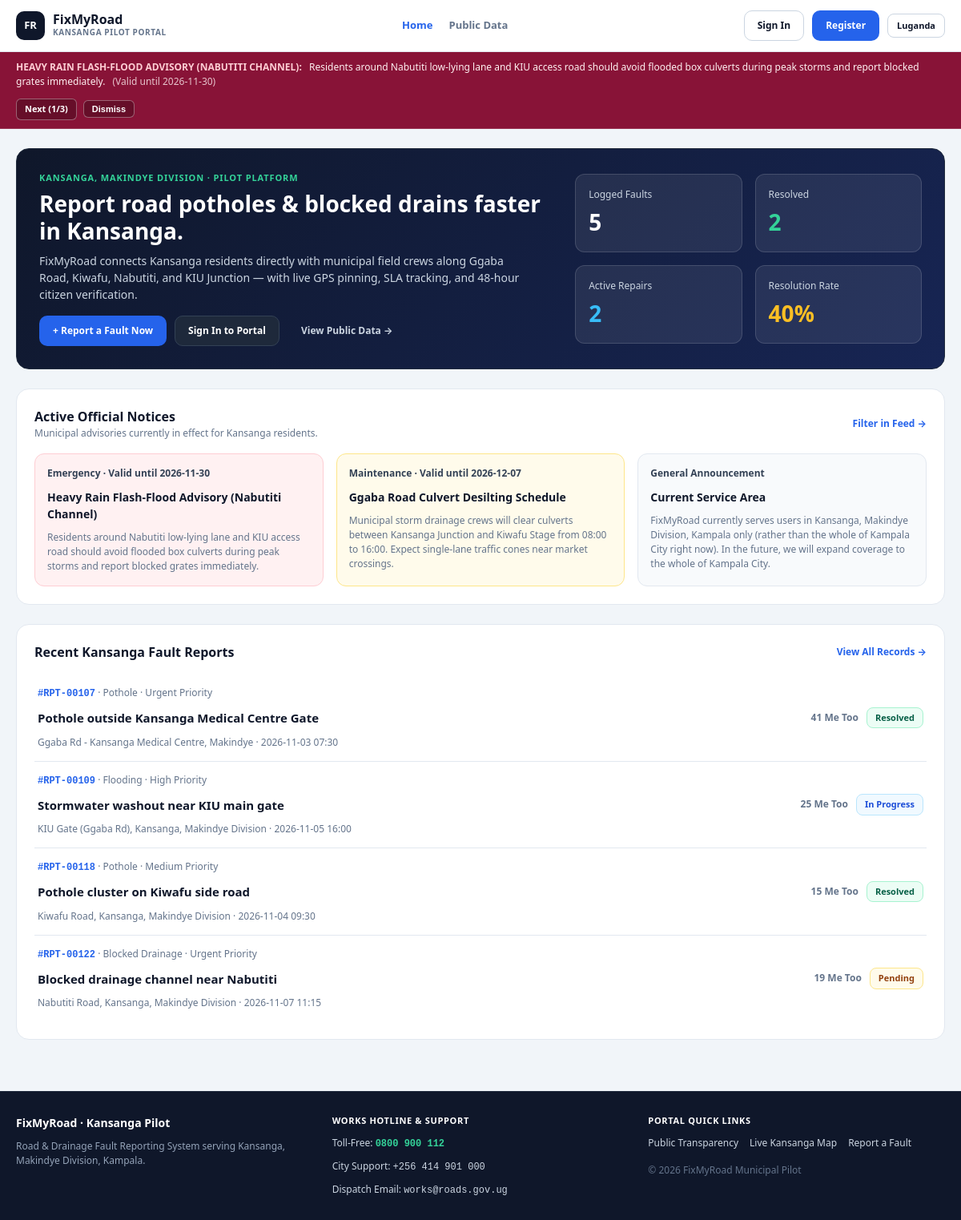
The page / on the database its author committed.
### tables this page shows
CREATE TABLE `official_notices` (
  `id` VARCHAR(32) NOT NULL PRIMARY KEY,
  `title` VARCHAR(140) NOT NULL,
  `message` TEXT NOT NULL,
  `category` ENUM('Emergency', 'Maintenance', 'General Announcement') NOT NULL DEFAULT 'General Announcement',
  `status` ENUM('active', 'archived') NOT NULL DEFAULT 'active',
  `expires_at` DATE DEFAULT NULL,
  `posted_by` VARCHAR(120) NOT NULL,
  `posted_by_id` VARCHAR(40) DEFAULT NULL,
  `archived_at` DATETIME DEFAULT NULL,
  `created_at` DATETIME NOT NULL DEFAULT CURRENT_TIMESTAMP,
  `updated_at` DATETIME NOT NULL DEFAULT CURRENT_TIMESTAMP ON UPDATE CURRENT_TIMESTAMP
);

CREATE TABLE `reports` (
  `id` VARCHAR(32) NOT NULL PRIMARY KEY,
  `title` VARCHAR(180) NOT NULL,
  `category` ENUM('Pothole', 'Blocked Drainage', 'Flooding', 'Damaged Road', 'Broken Streetlight', 'Other') NOT NULL DEFAULT 'Pothole',
  `description` TEXT NOT NULL,
  `location` VARCHAR(220) NOT NULL,
  `area` VARCHAR(120) NOT NULL DEFAULT 'Kansanga (Makindye)',
  `lat` DECIMAL(10, 6) NOT NULL DEFAULT 0.283500,
  `lng` DECIMAL(10, 6) NOT NULL DEFAULT 32.609500,
  `priority` ENUM('Urgent', 'High', 'Medium', 'Low') NOT NULL DEFAULT 'Medium',
  `status` ENUM('Pending', 'In Progress', 'Resolved', 'Rejected') NOT NULL DEFAULT 'Pending',
  `reported_by` VARCHAR(120) NOT NULL,
  `reported_by_email` VARCHAR(160) NOT NULL,
  `report_date` VARCHAR(32) NOT NULL,
  `sla_deadline` VARCHAR(32) NOT NULL,
  `escalated` TINYINT(1) NOT NULL DEFAULT 0,
  `escalation_reason` VARCHAR(255) DEFAULT NULL,
  `assigned_officer` VARCHAR(120) DEFAULT NULL,
  `upvotes` INT NOT NULL DEFAULT 1,
  `before_photo` VARCHAR(500) DEFAULT NULL,
  `after_photo` VARCHAR(500) DEFAULT NULL,
  `resolved_at` DATETIME DEFAULT NULL,
  `confirmation_state` ENUM('none', 'awaiting_confirmation', 'confirmed', 'reopened') NOT NULL DEFAULT 'none',
  `confirmation_expires_at` DATETIME DEFAULT NULL,
  `confirmed_by` VARCHAR(120) DEFAULT NULL,
  `reopen_reason` VARCHAR(500) DEFAULT NULL,
  `feedback_rating` TINYINT DEFAULT NULL,
  `feedback_comment` TEXT DEFAULT NULL,
  `feedback_author` VARCHAR(120) DEFAULT NULL,
  `created_at` DATETIME NOT NULL DEFAULT CURRENT_TIMESTAMP
);

### includes/i18n.php (called while the page is built)
<?php
function t(string $key): string {
    $lang = $_SESSION['lang'] ?? 'en';
    $lg = [
        'home' => 'Awaka',
        'report' => 'Loopa obuzibu',
        'public' => 'Ebikwata ku bantu',
        'signin' => 'Yingira',
        'register' => 'Wewandiise',
        'signout' => 'Fuluma',
    ];
    $en = [
        'home' => 'Home',
        'report' => 'Report Fault',
        'public' => 'Public Data',
        'signin' => 'Sign In',
        'register' => 'Register',
        'signout' => 'Sign Out',
    ];
    $dict = $lang === 'lg' ? $lg : $en;
    return $dict[$key] ?? $key;
}

### includes/helpers.php (called while the page is built, shortened)
<?php
function e(?string $val): string {
    return htmlspecialchars((string)$val, ENT_QUOTES | ENT_SUBSTITUTE, 'UTF-8');
}
function get_portal_settings(): array {
    static $cache = null;
    if ($cache !== null) {
        return $cache;
    }
    $defaults = [
        'sla_urgent_days' => '1',
        'sla_high_days' => '3',
        'sla_medium_days' => '7',
        'sla_low_days' => '14',
        'support_toll_free' => '0800 900 112',
        'support_city_line' => '+256 414 901 000',
        'support_dispatch_email' => 'works@roads.gov.ug',
    ];
    try {
        $rows = db()->query('SELECT setting_key, setting_value FROM settings')->fetchAll();
        foreach ($rows as $row) {
            $defaults[$row['setting_key']] = $row['setting_value'];
        }
    } catch (Throwable $e) {
    }
    $cache = $defaults;
    return $cache;
}
function get_live_official_notices(): array {
    $sql = "SELECT * FROM official_notices
            WHERE status = 'active'
              AND (expires_at IS NULL OR expires_at >= CURDATE())
            ORDER BY FIELD(category, 'Emergency', 'Maintenance', 'General Announcement'), created_at DESC";
    return db()->query($sql)->fetchAll();
}

### includes/auth.php (called while the page is built, shortened)
<?php
require_once __DIR__ . '/../config/db.php';
require_once __DIR__ . '/helpers.php';
function current_user(): ?array {
    if (empty($_SESSION['user_id'])) {
        return null;
    }
    $stmt = db()->prepare('SELECT * FROM users WHERE id = ? LIMIT 1');
    $stmt->execute([$_SESSION['user_id']]);
    $user = $stmt->fetch();
    return $user;
}

### config/db.php (called while the page is built, shortened)
<?php
function db(): PDO {
    static $pdo = null;
    if ($pdo instanceof PDO) {
        return $pdo;
    }
    $dsn = 'mysql:host=' . DB_HOST . ';dbname=' . DB_NAME . ';charset=' . DB_CHARSET;
    try {
        $pdo = new PDO($dsn, DB_USER, DB_PASS, [
            PDO::ATTR_ERRMODE => PDO::ERRMODE_EXCEPTION,
            PDO::ATTR_DEFAULT_FETCH_MODE => PDO::FETCH_ASSOC,
            PDO::ATTR_EMULATE_PREPARES => false,
        ]);
        $pdo->exec("UPDATE users SET password_hash = '!' WHERE password_hash = 'SEED_PLAIN:password123'");
        return $pdo;
    } catch (PDOException $e) {
        http_response_code(500);
        echo '<!DOCTYPE html><html lang="en"><head><meta charset="UTF-8"><title>Database Setup Required</title>'
            . '<link rel="stylesheet" href="css/style.css"></head><body>'
            . '<div class="container-narrow"><div class="card stack-md" style="border-color:var(--danger-border);">'
            . '<h1 class="section-title text-danger">MySQL Database Connection Error</h1>'
            . '<p class="text-sm">Could not connect to database <strong>' . htmlspecialchars(DB_NAME) . '</strong>.</p>'
            . '<ol class="text-xs stack-sm" style="padding-left:20px; margin:0;">'
            . '<li>Open <strong>XAMPP Control Panel</strong> and make sure both <strong>Apache</strong> and <strong>MySQL</strong> are running.</li>'
            . '<li>Open <a class="text-primary font-bold" href="http://localhost/phpmyadmin" target="_blank">phpMyAdmin</a> and click <strong>Import</strong>.</li>'
            . '<li>Select <code>database/fixmyroad.sql</code> from this project folder and click <strong>Go / Import</strong>.</li>'
            . '</ol>'
            . '<p class="text-xs text-mono text-muted">Details: ' . htmlspecialchars($e->getMessage()) . '</p>'
            . '</div></div></body></html>';
        exit;
    }
}

### index.php (the view, shortened to what this page needs)
<?php
require_once __DIR__ . '/includes/auth.php';
$activePage = 'home';
$pdo = db();
$totalReports = (int)$pdo->query('SELECT COUNT(*) FROM reports')->fetchColumn();
$resolvedReports = (int)$pdo->query("SELECT COUNT(*) FROM reports WHERE status = 'Resolved'")->fetchColumn();
$inProgressReports = (int)$pdo->query("SELECT COUNT(*) FROM reports WHERE status = 'In Progress'")->fetchColumn();
$resolutionRate = $totalReports > 0 ? (int)round(($resolvedReports / $totalReports) * 100) : 0;
$recentReports = $pdo->query('SELECT id, title, category, location, status, priority, upvotes, report_date FROM reports ORDER BY created_at DESC LIMIT 4')->fetchAll();
$liveFeedNotices = get_live_official_notices();
require_once __DIR__ . '/includes/header.php';
?>
<div class="container stack-lg">
  <section class="hero-card split-3-2" style="align-items: center;">
    <div class="stack-md">
      <div class="hero-eyebrow">Kansanga, Makindye Division · Pilot Platform</div>
      <h1 class="hero-title">Report road potholes &amp; blocked drains faster in Kansanga.</h1>
      <p class="hero-text">
        FixMyRoad connects Kansanga residents directly with municipal field crews along Ggaba Road, Kiwafu, Nabutiti, and KIU Junction — with live GPS pinning, SLA tracking, and 48-hour citizen verification.
      </p>
      <div class="flex-wrap-gap">
        <a href="report_fault.php" class="btn btn-primary">+ Report a Fault Now</a>
        <?php if (!current_user()): ?>
          <a href="login.php" class="btn btn-outline" style="background:#1e293b; border-color:#334155; color:#ffffff;">Sign In to Portal</a>
        <?php else: ?>
          <a href="dashboard.php" class="btn btn-outline" style="background:#1e293b; border-color:#334155; color:#ffffff;">Open My Dashboard</a>
        <?php endif; ?>
        <a href="public_data.php" class="btn" style="color:#cbd5e1;">View Public Data →</a>
      </div>
    </div>
    <div class="grid-2">
      <div class="stat-tile">
        <div class="stat-tile-label">Logged Faults</div>
        <div class="stat-tile-value tabular-nums"><?= $totalReports ?></div>
      </div>
      <div class="stat-tile">
        <div class="stat-tile-label">Resolved</div>
        <div class="stat-tile-value tabular-nums" style="color:#34d399;"><?= $resolvedReports ?></div>
      </div>
      <div class="stat-tile">
        <div class="stat-tile-label">Active Repairs</div>
        <div class="stat-tile-value tabular-nums" style="color:#38bdf8;"><?= $inProgressReports ?></div>
      </div>
      <div class="stat-tile">
        <div class="stat-tile-label">Resolution Rate</div>
        <div class="stat-tile-value tabular-nums" style="color:#fbbf24;"><?= $resolutionRate ?>%</div>
      </div>
    </div>
  </section>
  <?php if (!empty($liveFeedNotices)): ?>
    <section class="card stack-md">
      <div class="row-between">
        <div>
          <h2 class="section-title">Active Official Notices</h2>
          <p class="text-xs text-muted">Municipal advisories currently in effect for Kansanga residents.</p>
        </div>
        <a href="dashboard.php" class="text-xs font-bold text-primary">Filter in Feed →</a>
      </div>
      <div class="grid-3">
        <?php foreach (array_slice($liveFeedNotices, 0, 3) as $n):
          $cardCls = $n['category'] === 'Emergency' ? 'notice-card--emergency' : ($n['category'] === 'Maintenance' ? 'notice-card--maintenance' : '');
        ?>
          <article class="notice-card <?= $cardCls ?> stack-sm">
            <div class="text-xs font-bold">
              <?= e($n['category']) ?><?= !empty($n['expires_at']) ? ' · Valid until ' . e($n['expires_at']) : '' ?>
            </div>
            <h3 style="font-size:14px; font-weight:800; color:var(--text-main);"><?= e($n['title']) ?></h3>
            <p class="text-xs text-muted"><?= e($n['message']) ?></p>
          </article>
        <?php endforeach; ?>
      </div>
    </section>
  <?php endif; ?>
  <section class="card stack-md">
    <div class="row-between">
      <h2 class="section-title">Recent Kansanga Fault Reports</h2>
      <a href="public_data.php" class="text-xs font-bold text-primary">View All Records →</a>
    </div>
    <div class="list-divider">
      <?php foreach ($recentReports as $r):
        $badgeCls = $r['status'] === 'Resolved' ? 'badge-resolved' : ($r['status'] === 'In Progress' ? 'badge-progress' : 'badge-pending');
      ?>
        <a href="track_report.php?id=<?= urlencode($r['id']) ?>" class="report-row">
          <div class="stack-sm" style="gap:3px;">
            <div class="text-xs text-muted tabular-nums">
              <span class="text-mono font-bold text-primary"><?= e($r['id']) ?></span> ·
              <span><?= e($r['category']) ?></span> ·
              <span><?= e($r['priority']) ?> Priority</span>
            </div>
            <div class="font-bold" style="font-size:15px; color:var(--text-main);"><?= e($r['title']) ?></div>
            <div class="text-xs text-muted"><?= e($r['location']) ?> · <?= e($r['report_date']) ?></div>
          </div>
          <div class="flex-wrap-gap tabular-nums">
            <span class="text-xs font-bold text-muted"><?= (int)$r['upvotes'] ?> Me Too</span>
            <span class="badge <?= $badgeCls ?>"><?= e($r['status']) ?></span>
          </div>
        </a>
      <?php endforeach; ?>
    </div>
  </section>
</div>
<?php require_once __DIR__ . '/includes/footer.php'; ?>

### includes/header.php (shortened to what this page needs)
<?php
$activePage = $activePage ?? '';
$authUser = current_user();
require_once __DIR__ . '/i18n.php';
$portalSettings = get_portal_settings();
$liveNotices = get_live_official_notices();
$bannerNotices = array_values(array_filter(
    $liveNotices,
    fn($n) => !in_array($n['id'], $_SESSION['dismissed_notices'], true)
));
$bannerIdx = isset($_GET['notice_idx']) ? max(0, (int)$_GET['notice_idx']) : 0;
$activeBanner = !empty($bannerNotices) ? $bannerNotices[$bannerIdx % count($bannerNotices)] : null;
?>
<!DOCTYPE html>
<html lang="en">
<head>
   <link rel="stylesheet" href="css/style.css">
  <link rel="stylesheet" href="https://unpkg.com/leaflet@1.9.4/dist/leaflet.css">
</head>
<body>
<header class="site-header">
  <div class="header-inner">
    <a href="index.php" class="brand-logo">
      <div class="brand-badge">FR</div>
      <div>
        <div class="brand-title">FixMyRoad</div>
        <div class="brand-sub">Kansanga Pilot Portal</div>
      </div>
    </a>
    <nav class="main-nav">
      <a href="index.php" class="nav-link <?= $activePage === 'home' ? 'active' : '' ?>"><?= e(t('home')) ?></a>
      <a href="public_data.php" class="nav-link <?= $activePage === 'public' ? 'active' : '' ?>"><?= e(t('public')) ?></a>
    </nav>
    <div class="header-actions">
      <?php if ($authUser): ?>
        <a href="profile.php" class="user-chip">
          <span><?= e($authUser['name']) ?></span>
          <span class="text-muted">· <?= e($authUser['role']) ?></span>
        </a>
        <a href="logout.php" class="btn btn-dark"><?= e(t('signout')) ?></a>
      <?php else: ?>
        <a href="login.php" class="btn btn-outline"><?= e(t('signin')) ?></a>
        <a href="register.php" class="btn btn-primary"><?= e(t('register')) ?></a>
      <?php endif; ?>
      <?php $lang = $_SESSION['lang'] ?? 'en'; ?>
      <a href="?<?= e(http_build_query(array_merge($_GET, ['lang' => $lang === 'lg' ? 'en' : 'lg']))) ?>" class="btn btn-outline btn-sm"><?= $lang === 'lg' ? 'English' : 'Luganda' ?></a>
    </div>
  </div>
</header>
<?php if ($activeBanner):
  $bannerClass = match ($activeBanner['category']) {
      'Emergency' => 'notice-banner--emergency',
      'Maintenance' => 'notice-banner--maintenance',
      default => 'notice-banner--general',
  };
?>
<div role="region" aria-label="Official Notice" class="notice-banner <?= $bannerClass ?>">
  <div class="notice-banner-inner">
    <p>
      <span class="notice-title"><?= e($activeBanner['title']) ?>:</span>
      <span><?= e($activeBanner['message']) ?></span>
      <?php if (!empty($activeBanner['expires_at'])): ?>
        <span class="tabular-nums" style="opacity:0.8; margin-left:6px;">(Valid until <?= e($activeBanner['expires_at']) ?>)</span>
      <?php endif; ?>
    </p>
    <div class="notice-actions">
      <?php if (count($bannerNotices) > 1):
        $nextIdx = ($bannerIdx + 1) % count($bannerNotices);
        $nextQuery = $_GET;
        $nextQuery['notice_idx'] = $nextIdx;
      ?>
        <a href="?<?= e(http_build_query($nextQuery)) ?>" class="notice-btn tabular-nums">
          Next (<?= ($bannerIdx % count($bannerNotices)) + 1 ?>/<?= count($bannerNotices) ?>)
        </a>
      <?php endif; ?>
      <form method="POST" style="display:inline;">
        <button type="submit" class="notice-btn">Dismiss</button>
      </form>
    </div>
  </div>
</div>
<?php endif; ?>
<main class="main-content">

### includes/footer.php (shortened to what this page needs)
<?php
$portalSettings = get_portal_settings();
?>
</main>
<footer class="site-footer">
  <div class="footer-grid">
    <div class="stack-sm">
      <div class="font-bold" style="color:#ffffff; font-size:14px;">FixMyRoad · Kansanga Pilot</div>
      <p style="color:#94a3b8;">
        Road &amp; Drainage Fault Reporting System serving Kansanga, Makindye Division, Kampala.
      </p>
    </div>
    <div class="stack-sm">
      <div class="footer-title">Works Hotline &amp; Support</div>
      <div>Toll-Free: <span class="text-mono font-bold" style="color:#34d399;"><?= e($portalSettings['support_toll_free']) ?></span></div>
      <div>City Support: <span class="text-mono"><?= e($portalSettings['support_city_line']) ?></span></div>
      <div>Dispatch Email: <span class="text-mono"><?= e($portalSettings['support_dispatch_email']) ?></span></div>
    </div>
    <div class="stack-sm">
      <div class="footer-title">Portal Quick Links</div>
      <div class="footer-links">
        <a href="public_data.php">Public Transparency</a>
        <a href="map_alerts.php">Live Kansanga Map</a>
        <a href="report_fault.php">Report a Fault</a>
      </div>
      <div style="color:#64748b; padding-top:6px;">&copy; <?= date('Y') ?> FixMyRoad Municipal Pilot</div>
    </div>
  </div>
</footer>
</body>
</html>

### rows shown on the page
official_notices: title "HEAVY RAIN FLASH-FLOOD ADVISORY (NABUTITI CHANNEL)", message "Residents around Nabutiti low-lying lane and KIU access road should avoid flooded box culverts during peak storms and report blocked grates immediately.", expires_at "2026-11-30", category "Emergency", title "Heavy Rain Flash-Flood Advisory (Nabutiti Channel)"
official_notices: category "Maintenance", expires_at "2026-12-07", title "Ggaba Road Culvert Desilting Schedule", message "Municipal storm drainage crews will clear culverts between Kansanga Junction and Kiwafu Stage from 08:00 to 16:00. Expect single-lane traffic cones near market crossings."
official_notices: category "General Announcement", title "Current Service Area", message "FixMyRoad currently serves users in Kansanga, Makindye Division, Kampala only (rather than the whole of Kampala City right now). In the future, we will expand coverage to the whole of Kampala City."
reports: id "#RPT-00107", category "Pothole", priority "Urgent", title "Pothole outside Kansanga Medical Centre Gate", location "Ggaba Rd - Kansanga Medical Centre, Makindye", report_date "2026-11-03 07:30", upvotes "41", status "Resolved"
reports: id "#RPT-00109", category "Flooding", priority "High", title "Stormwater washout near KIU main gate", location "KIU Gate (Ggaba Rd), Kansanga, Makindye Division", report_date "2026-11-05 16:00", upvotes "25", status "In Progress"
reports: id "#RPT-00118", category "Pothole", priority "Medium", title "Pothole cluster on Kiwafu side road", location "Kiwafu Road, Kansanga, Makindye Division", report_date "2026-11-04 09:30", upvotes "15", status "Resolved"
reports: id "#RPT-00122", category "Blocked Drainage", priority "Urgent", title "Blocked drainage channel near Nabutiti", location "Nabutiti Road, Kansanga, Makindye Division", report_date "2026-11-07 11:15", upvotes "19", status "Pending"

### other values the page prints
t('home') "Home"
t('public') "Public Data"
t('signin') "Sign In"
t('register') "Register"
count($bannerNotices) "3"
$totalReports "5"
$resolvedReports "2"
$inProgressReports "2"
$resolutionRate "40"
$portalSettings['support_toll_free'] "0800 900 112"
$portalSettings['support_city_line'] "+256 414 901 000"
$portalSettings['support_dispatch_email'] "works@roads.gov.ug"
